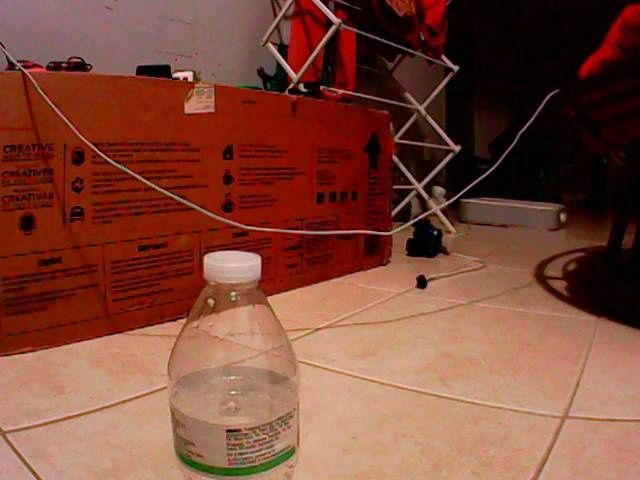
#> input picture test_camera_masterpi_stream.jpg, 640 x 480 px
$ python -i enhanced_bottle_detector.py   (imports and definitions only)
#> lines starting #> are read from the running program, lines starting #| are printed output that depends on the picture; after the words box and inside, x2 and y2 are one past the last pixel; in counts of white or black regions, pixels touching at a corner belong together
#!/usr/bin/env python3
"""
Enhanced Bottle Detection System
More aggressive detection with multiple methods and better filtering
"""

import cv2
import numpy as np
from typing import List, Tuple, Dict, Optional
import logging

class EnhancedBottleDetector:
    def __init__(self, config: Dict = None):
        self.config = config or self._default_config()
        self.setup_logging()

        # Detection methods
        self.use_color_detection = True
        self.use_edge_detection = True
        self.use_contour_analysis = True
        self.use_template_matching = False  # Can be enabled with templates

        # Adaptive parameters
        self.frame_count = 0
        self.detection_history = []
        self.background_subtractor = cv2.createBackgroundSubtractorMOG2(detectShadows=False)

    def _default_config(self) -> Dict:
        """Enhanced detection configuration with more aggressive settings"""
        return {
            'color_detection': {
                'plastic_colors': {
                    # More inclusive ranges for better detection
                    'clear_white': {
                        'lower_hsv': [0, 0, 180],      # Higher brightness threshold
                        'upper_hsv': [180, 30, 255]    # Lower saturation for clear plastic
                    },
                    'light_blue': {
                        'lower_hsv': [90, 50, 50],
                        'upper_hsv': [130, 255, 255]
                    },
                    'light_green': {
                        'lower_hsv': [35, 40, 40],
                        'upper_hsv': [85, 255, 255]
                    },
                    'gray_plastic': {
                        'lower_hsv': [0, 0, 100],
                        'upper_hsv': [180, 40, 200]
                    }
                }
            },
            'size_filter': {
                'min_area': 500,        # Reduced from 1000 for smaller bottles
                'max_area': 80000,      # Increased for larger bottles
                'min_aspect_ratio': 1.0,  # Reduced from 1.2 for wider bottles
                'max_aspect_ratio': 5.0   # Increased from 4.5 for tall bottles
            },
            'edge_detection': {
                'canny_low': 50,
                'canny_high': 150,
                'dilate_kernel': 3,
                'dilate_iterations': 1
            },
            'morphology': {
                'kernel_size': 5,      # Increased for better noise removal
                'open_iterations': 2,
                'close_iterations': 3  # More aggressive gap filling
            },
            'confidence_weights': {
                'area': 0.3,
                'aspect_ratio': 0.25,
                'solidity': 0.15,
                'edge_density': 0.15,
                'color_match': 0.15
            },
            'detection_threshold': 0.4,  # Lowered from 0.6 for more detections
            'motion_detection': True,
            'adaptive_threshold': True
        }

    def setup_logging(self):
        """Setup logging for the detector"""
        logging.basicConfig(level=logging.INFO)
        self.logger = logging.getLogger(__name__)

    def preprocess_frame(self, frame: np.ndarray) -> Dict:
        """Enhanced preprocessing with multiple outputs"""
        # Apply Gaussian blur
        blurred = cv2.GaussianBlur(frame, (7, 7), 0)  # Increased blur

        # Convert to different color spaces
        hsv = cv2.cvtColor(blurred, cv2.COLOR_BGR2HSV)
        lab = cv2.cvtColor(blurred, cv2.COLOR_BGR2LAB)
        gray = cv2.cvtColor(blurred, cv2.COLOR_BGR2GRAY)

        # Motion detection (helps with moving bottles)
        motion_mask = None
        if self.config.get('motion_detection', True):
            motion_mask = self.background_subtractor.apply(frame)

        return {
            'original': frame,
            'blurred': blurred,
            'hsv': hsv,
            'lab': lab,
            'gray': gray,
            'motion_mask': motion_mask
        }

    def create_enhanced_color_mask(self, frames: Dict) -> np.ndarray:
        """Create enhanced color mask using multiple color spaces"""
        hsv = frames['hsv']
        lab = frames['lab']

        combined_mask = np.zeros(hsv.shape[:2], dtype=np.uint8)

        # HSV color detection
        for color_name, color_range in self.config['color_detection']['plastic_colors'].items():
            lower = np.array(color_range['lower_hsv'])
            upper = np.array(color_range['upper_hsv'])
            mask = cv2.inRange(hsv, lower, upper)
            combined_mask = cv2.bitwise_or(combined_mask, mask)

        # Add LAB color space detection for better plastic detection
        # Focus on L channel for brightness-based detection
        l_channel = lab[:, :, 0]
        bright_mask = cv2.inRange(l_channel, 140, 255)  # Bright objects
        combined_mask = cv2.bitwise_or(combined_mask, bright_mask)

        # Add motion-based detection if available
        if frames['motion_mask'] is not None:
            # Dilate motion mask to catch bottle edges
            motion_dilated = cv2.dilate(frames['motion_mask'],
                                      np.ones((5, 5), np.uint8), iterations=2)
            combined_mask = cv2.bitwise_or(combined_mask, motion_dilated)

        return combined_mask

    def create_edge_mask(self, gray: np.ndarray) -> np.ndarray:
        """Create mask based on edge detection"""
        if not self.use_edge_detection:
            return np.zeros(gray.shape, dtype=np.uint8)

        # Canny edge detection
        edges = cv2.Canny(gray,
                         self.config['edge_detection']['canny_low'],
                         self.config['edge_detection']['canny_high'])

        # Dilate edges to create regions
        kernel = np.ones((self.config['edge_detection']['dilate_kernel'],
                         self.config['edge_detection']['dilate_kernel']), np.uint8)

        edge_mask = cv2.dilate(edges, kernel,
                              iterations=self.config['edge_detection']['dilate_iterations'])

        return edge_mask

    def apply_enhanced_morphology(self, mask: np.ndarray) -> np.ndarray:
        """Apply enhanced morphological operations"""
        kernel_size = self.config['morphology']['kernel_size']
        kernel = np.ones((kernel_size, kernel_size), np.uint8)

        # Opening to remove noise
        mask = cv2.morphologyEx(mask, cv2.MORPH_OPEN, kernel,
                               iterations=self.config['morphology']['open_iterations'])

        # Closing to fill gaps
        mask = cv2.morphologyEx(mask, cv2.MORPH_CLOSE, kernel,
                               iterations=self.config['morphology']['close_iterations'])

        return mask

    def analyze_contour_features(self, contour: np.ndarray, mask: np.ndarray,
                                edges: np.ndarray) -> Dict:
        """Enhanced contour feature analysis"""
        # Basic measurements
        area = cv2.contourArea(contour)
        x, y, w, h = cv2.boundingRect(contour)
        aspect_ratio = h / w if w > 0 else 0

        # Advanced measurements
        hull = cv2.convexHull(contour)
        hull_area = cv2.contourArea(hull)
        solidity = area / hull_area if hull_area > 0 else 0

        # Perimeter and circularity
        perimeter = cv2.arcLength(contour, True)
        circularity = 4 * np.pi * area / (perimeter * perimeter) if perimeter > 0 else 0

        # Edge density within bounding box
        roi_edges = edges[y:y+h, x:x+w]
        edge_density = np.sum(roi_edges > 0) / (w * h) if w * h > 0 else 0

        # Color uniformity
        roi_mask = mask[y:y+h, x:x+w]
        color_density = np.sum(roi_mask > 0) / (w * h) if w * h > 0 else 0

        return {
            'area': area,
            'aspect_ratio': aspect_ratio,
            'solidity': solidity,
            'circularity': circularity,
            'edge_density': edge_density,
            'color_density': color_density,
            'bbox': (x, y, w, h),
            'center': (x + w // 2, y + h // 2)
        }

    # [35 lines left out: function calculate_enhanced_confidence, not called in this run]

    def filter_and_rank_detections(self, bottles: List[Dict]) -> List[Dict]:
        """Filter and rank bottles by confidence"""
        # Filter by minimum confidence
        filtered_bottles = [b for b in bottles
                           if b['confidence'] >= self.config.get('detection_threshold', 0.4)]

        # Sort by confidence (highest first)
        filtered_bottles.sort(key=lambda b: b['confidence'], reverse=True)

        # Apply non-maximum suppression to remove overlapping detections
        filtered_bottles = self.apply_nms(filtered_bottles)

        return filtered_bottles

    def apply_nms(self, bottles: List[Dict], overlap_threshold: float = 0.3) -> List[Dict]:
        """Apply non-maximum suppression to remove overlapping detections"""
        if len(bottles) <= 1:
            return bottles

        # Calculate overlaps
        filtered = []
        used = [False] * len(bottles)

        for i, bottle_a in enumerate(bottles):
            if used[i]:
                continue

            filtered.append(bottle_a)
            used[i] = True

            # Mark overlapping bottles as used
            for j, bottle_b in enumerate(bottles[i+1:], i+1):
                if used[j]:
                    continue

                # Calculate intersection over union
                overlap = self.calculate_bbox_overlap(bottle_a['bbox'], bottle_b['bbox'])
                if overlap > overlap_threshold:
                    used[j] = True

        return filtered

    # [16 lines left out: function calculate_bbox_overlap, not called in this run]

    def detect_bottles(self, frame: np.ndarray) -> Tuple[List[Dict], np.ndarray]:
        """Enhanced bottle detection with multiple methods"""
        self.frame_count += 1

        try:
            # Preprocess frame
            frames = self.preprocess_frame(frame)

            # Create enhanced masks
            color_mask = self.create_enhanced_color_mask(frames)
            edge_mask = self.create_edge_mask(frames['gray'])

            # Combine masks
            combined_mask = cv2.bitwise_or(color_mask, edge_mask)

            # Apply morphological operations
            final_mask = self.apply_enhanced_morphology(combined_mask)

            # Find contours
            contours, _ = cv2.findContours(final_mask, cv2.RETR_EXTERNAL, cv2.CHAIN_APPROX_SIMPLE)

            # Analyze each contour
            bottles = []
            for contour in contours:
                # Skip tiny contours
                if cv2.contourArea(contour) < self.config['size_filter']['min_area']:
                    continue

                # Extract features
                features = self.analyze_contour_features(contour, final_mask, edge_mask)

                # Filter by size
                if (features['area'] < self.config['size_filter']['min_area'] or
                    features['area'] > self.config['size_filter']['max_area']):
                    continue

                # Filter by aspect ratio
                if (features['aspect_ratio'] < self.config['size_filter']['min_aspect_ratio'] or
                    features['aspect_ratio'] > self.config['size_filter']['max_aspect_ratio']):
                    continue

                # Calculate confidence
                confidence = self.calculate_enhanced_confidence(features)

                bottles.append({
                    'contour': contour,
                    'center': features['center'],
                    'bbox': features['bbox'],
                    'area': features['area'],
                    'aspect_ratio': features['aspect_ratio'],
                    'solidity': features['solidity'],
                    'confidence': confidence,
                    'features': features
                })

            # Filter and rank detections
            bottles = self.filter_and_rank_detections(bottles)

            # Update detection history
            self.detection_history.append(len(bottles))
            if len(self.detection_history) > 10:
                self.detection_history.pop(0)

            # Annotate frame
            annotated_frame = self.annotate_enhanced_frame(frame.copy(), bottles, final_mask)

            self.logger.debug(f"Enhanced detection: {len(bottles)} bottles found")

            return bottles, annotated_frame

        except Exception as e:
            self.logger.error(f"Error in enhanced bottle detection: {e}")
            return [], frame

    def annotate_enhanced_frame(self, frame: np.ndarray, bottles: List[Dict], mask: np.ndarray) -> np.ndarray:
        """Enhanced frame annotation with more information"""
        # Show mask in corner (larger)
        mask_resized = cv2.resize(mask, (200, 150))
        mask_colored = cv2.applyColorMap(mask_resized, cv2.COLORMAP_JET)
        frame[10:160, 10:210] = mask_colored

        cv2.putText(frame, "Enhanced Detection", (10, 180),
                   cv2.FONT_HERSHEY_SIMPLEX, 0.5, (255, 255, 255), 1)

        # Draw detections with enhanced information
        for i, bottle in enumerate(bottles):
            x, y, w, h = bottle['bbox']
            center = bottle['center']
            confidence = bottle['confidence']
            features = bottle.get('features', {})

            # Color based on confidence (enhanced scale)
            if confidence > 0.7:
                color = (0, 255, 0)      # Green for high confidence
            elif confidence > 0.5:
                color = (0, 255, 255)    # Yellow for medium confidence
            elif confidence > 0.3:
                color = (0, 165, 255)    # Orange for low confidence
            else:
                color = (0, 0, 255)      # Red for very low confidence

            # Draw bounding box
            cv2.rectangle(frame, (x, y), (x + w, y + h), color, 2)

            # Draw center point
            cv2.circle(frame, center, 7, (255, 0, 0), -1)

            # Enhanced labels with more information
            label = f"Bottle {i+1}"
            conf_label = f"Conf: {confidence:.2f}"
            size_label = f"Area: {int(features.get('area', 0))}"

            cv2.putText(frame, label, (x, y - 30),
                       cv2.FONT_HERSHEY_SIMPLEX, 0.6, color, 2)
            cv2.putText(frame, conf_label, (x, y - 10),
                       cv2.FONT_HERSHEY_SIMPLEX, 0.5, color, 1)
            cv2.putText(frame, size_label, (x, y + h + 15),
                       cv2.FONT_HERSHEY_SIMPLEX, 0.4, color, 1)

        # Add detection statistics
        avg_detections = sum(self.detection_history) / len(self.detection_history) if self.detection_history else 0
        stats_text = f"Avg: {avg_detections:.1f} bottles/frame"
        cv2.putText(frame, stats_text, (10, frame.shape[0] - 10),
                   cv2.FONT_HERSHEY_SIMPLEX, 0.5, (255, 255, 255), 1)

        return frame

    # [12 lines left out: functions get_best_bottle, update_config, not called in this run]

>>> import cv2
>>> picture = cv2.imread('../../test_camera_masterpi_stream.jpg')
#> picture is the input picture: shape (480, 640, 3); mean B, G, R 55.7, 72.3, 125.9
>>> result = EnhancedBottleDetector().detect_bottles(picture)
#> in preprocess_frame, `gray = cv2.cvtColor(blurred, cv2.COLOR_BGR2GRAY)`:
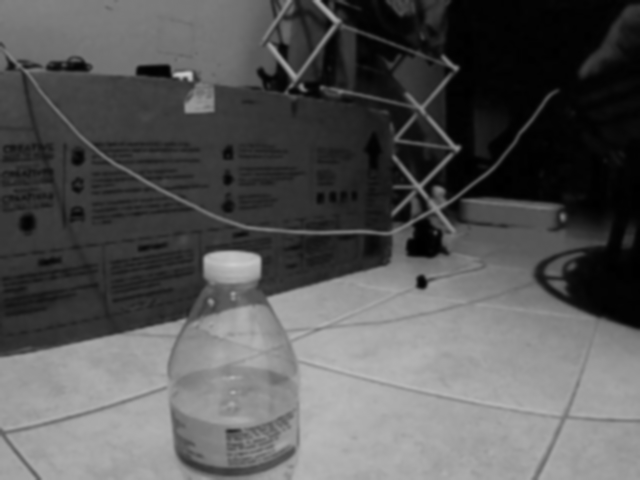
#> gray: shape (480, 640); min 0, max 203, mean 86.4
#> in detect_bottles, `frames = self.preprocess_frame(frame)`: frames = 6 items
#> the loop in create_enhanced_color_mask, `for color_name, color_range in self.config['color_detection']['plastic..` made 4 passes
#> pass 3, in create_enhanced_color_mask, `mask = cv2.inRange(hsv, lower, upper)`:
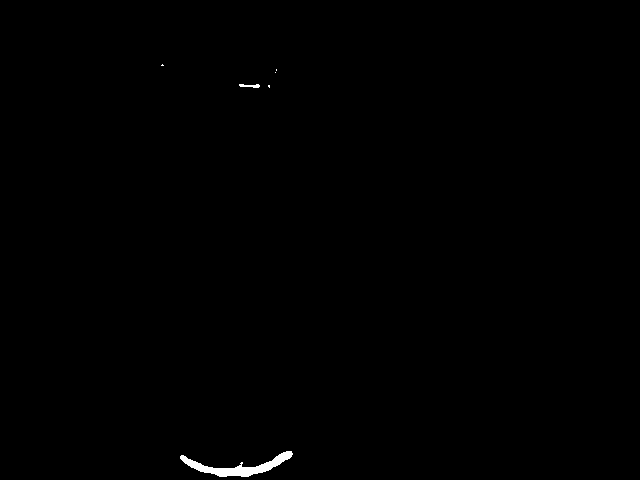
#> mask: shape (480, 640); 0.33% white; 6 white regions (4 under 20 px), largest, box (x1, y1, x2, y2) and area: (180, 451, 293, 477) 932, (239, 84, 260, 88) 55
#> in create_enhanced_color_mask, `combined_mask = cv2.bitwise_or(combined_mask, bright_mask)`:
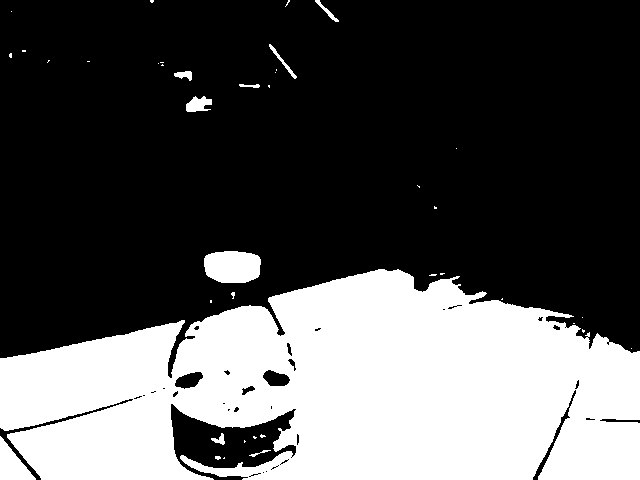
#> combined_mask: shape (480, 640); 33.2% white; 40 white regions (30 under 20 px), largest, box (x1, y1, x2, y2) and area: (0, 269, 640, 480) 98594, (204, 251, 261, 283) 1567, (0, 436, 36, 480) 821
#> in create_edge_mask, `edge_mask = cv2.dilate(edges, kernel, iterations=self.config['edge_det..`:
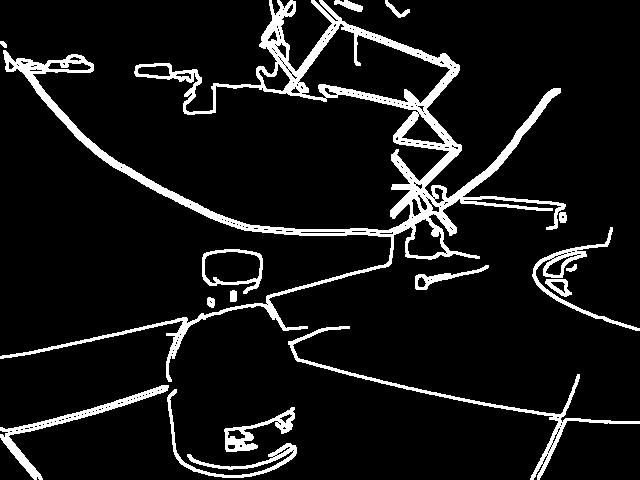
#> edge_mask: shape (480, 640); 8.9% white; 16 white regions, largest, box (x1, y1, x2, y2) and area: (0, 0, 566, 382) 18151, (288, 326, 640, 480) 2137, (0, 385, 169, 480) 1653
#> in detect_bottles, `contours, _ = cv2.findContours(final_mask, cv2.RETR_EXTERNAL, cv2.CHAI..`: contours = [[[0, 0], [0, 479], [639, 479], [639, 0]]]
#> the loop in detect_bottles, `for contour in contours:` made 1 pass
#> (contour, area in analyze_contour_features, x in analyze_contour_features, y in analyze_contour_features, w in analyze_contour_features, h in analyze_contour_features, aspect_ratio in analyze_contour_features, hull in analyze_contour_features) on pass 1: ([[0, 0], [0, 479], [639, 479], [639, 0]], 306081, 0, 0, 640, 480, 0.75, [[639, 0], [639, 479], [0, 479], [0, 0]])
#> after the loop in detect_bottles, `for contour in contours:`: bottles = []
#> in annotate_enhanced_frame, `mask_colored = cv2.applyColorMap(mask_resized, cv2.COLORMAP_JET)`:
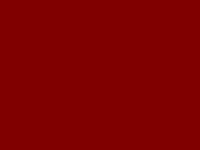
#> mask_colored: shape (150, 200, 3); mean B, G, R 0, 0, 128
#> in annotate_enhanced_frame, `frame[10:160, 10:210] = mask_colored`:
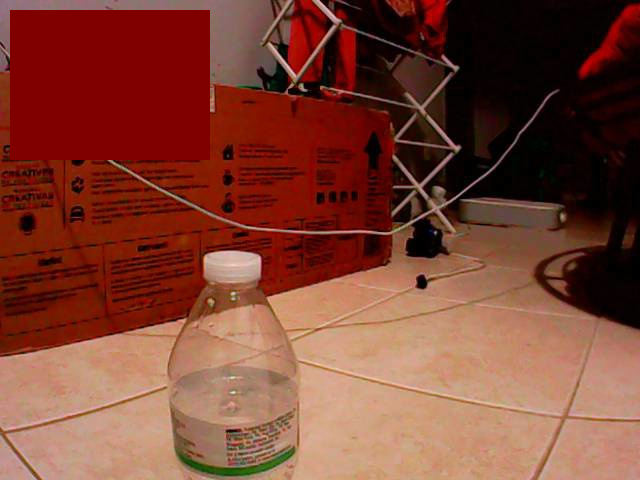
#> frame: shape (480, 640, 3); mean B, G, R 50.8, 65.9, 125.7
#> in annotate_enhanced_frame, `avg_detections = sum(self.detection_history) / len(self.detection_hist..`: avg_detections = 0
#> in annotate_enhanced_frame, `stats_text = f"Avg: {avg_detections:.1f} bottles/frame"`: stats_text = 'Avg: 0.0 bottles/frame'
#> in annotate_enhanced_frame, `cv2.putText(frame, stats_text, (10, frame.shape[0] - 10), cv2.FONT_HER..`:
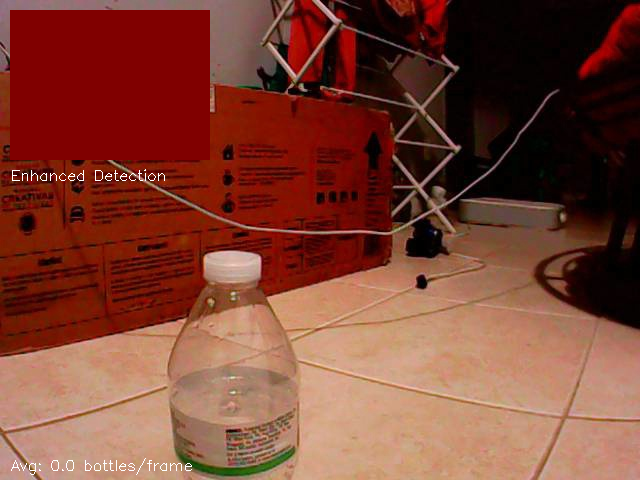
#> frame: shape (480, 640, 3); mean B, G, R 51.3, 66.3, 125.9
